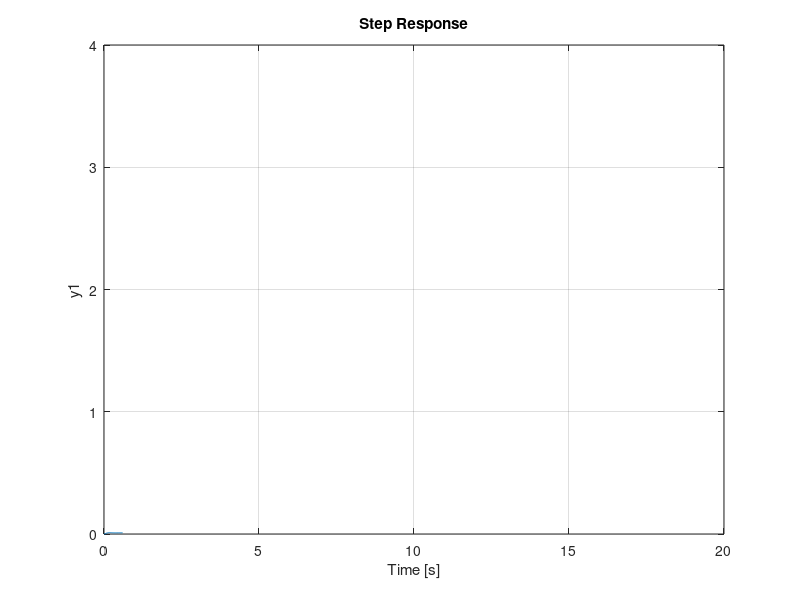

Source code (MATLAB):
% define parameters

zeta=0.5; %this system is underdamped as zeta<1
%undamped when zeta+0
%overdamped zeta>1
%criticaldamped zeta=1

Wn=20;
num=[0 0 4];
dem=[1 2*zeta*Wn Wn^2];
G=tf(num,dem);
step(G);
grid on;
xlim([0 20]);
ylim([0 4]);
